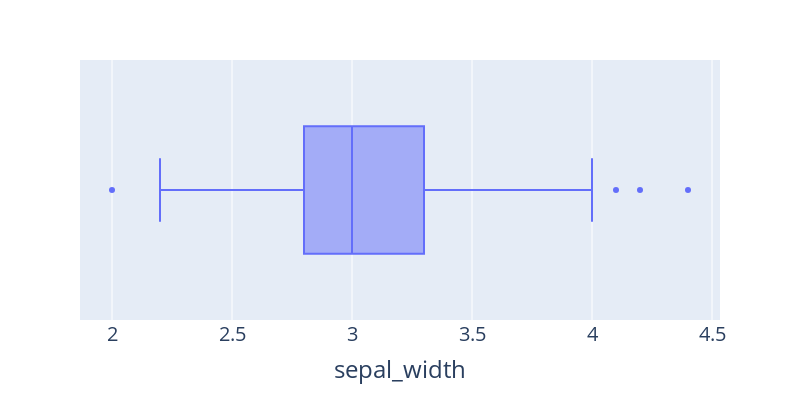

Here is the notebook cell this chart was saved with:
### Code cell
fig = px.box(df_iris, x="sepal_width", width=800, height=400)
fig.update_layout(font_size=20);
fig.show()

### Figure 1 — Plotly figure (JSON) as saved in the notebook; plotly's stock layout.template omitted (floating-point values rounded to 4 significant figures; data arrays with more than 128 entries replaced by an {"elided": "..."} marker saying what was removed)
{"data": [{"alignmentgroup": "True", "hovertemplate": "sepal_width=%{x}<extra></extra>", "legendgroup": "", "marker": {"color": "#636efa"}, "name": "", "notched": false, "offsetgroup": "", "orientation": "h", "showlegend": false, "type": "box", "x": {"elided": "150 float values"}, "x0": " ", "xaxis": "x", "y0": " ", "yaxis": "y"}], "layout": {"boxmode": "group", "font": {"size": 20}, "height": 400, "legend": {"tracegroupgap": 0}, "margin": {"t": 60}, "width": 800, "xaxis": {"anchor": "y", "domain": [0, 1], "title": {"text": "sepal_width"}}, "yaxis": {"anchor": "x", "domain": [0, 1]}}}
